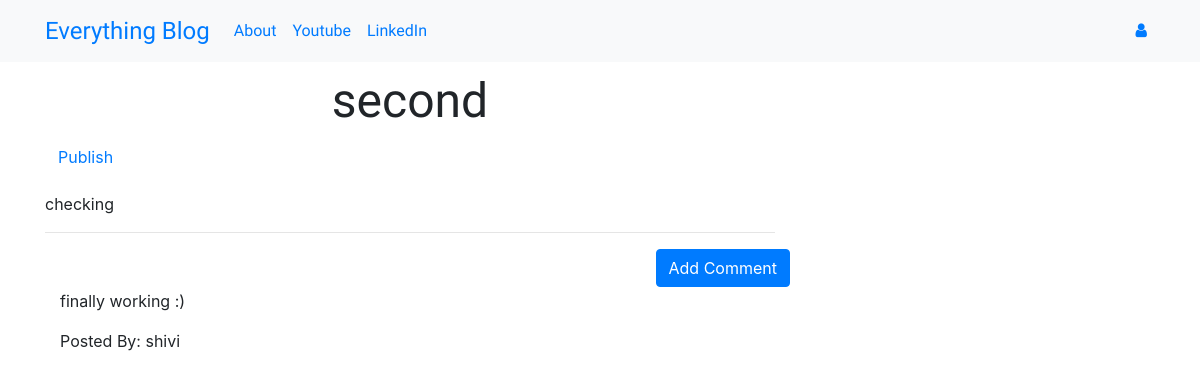
Page /post/7 on the committed database.
### app/models.py (models this page shows, shortened)
class Post(models.Model):
    author = models.ForeignKey('auth.User',on_delete=models.CASCADE)
    title = models.CharField(max_length=200)
    text = models.TextField()
    create_date = models.DateTimeField(default=timezone.now)
    published_date = models.DateTimeField(blank=True,null=True)

class Comment(models.Model):
    post = models.ForeignKey('app.Post',related_name='comments',on_delete=models.DO_NOTHING)
    author = models.CharField(max_length=100)
    text = models.TextField()
    create_date = models.DateTimeField(default=timezone.now)
    approved_comment = models.BooleanField(default=False)

### app/views.py (the view)
# urls.py: path('post/<int:pk>',views.PostDetailView.as_view(),name='post_detail'),
class PostDetailView(DetailView):
    model=Post

### app/templates/app/post_detail.html (shortened to what this page needs)
{% extends 'app/base.html' %}
{% block content %}
  <h1 class="posttitle loader">{{ post.title }}</h1>
  {% if post.pulished_date %}
  <div class="date postdate">
    {{ post.published_date }}
  </div>
  {% else %}
  <a class="btn btn-default" href="{% url 'post_publish' pk=post.pk %}">Publish</a>
  {% endif %}
  <p class="postcontent">{{ post.text|safe|linebreaksbr }}</p>
  <hr>
  <a class="btn btn-primary btn-comment" href="{% url 'add_comment_to_post' pk=post.pk %}">Add Comment</a>
  <div class="container">
    {% for comment in post.comments.all %}
    <br>
      {% if user.is_authenticated or comment.approved_comment %}
        <p>{{ comment.text|safe|linebreaks }}</p>
        <p>Posted By: {{ comment.author }}</p>
      {% endif %}
      {% empty %}
      <p>No Comments posted</p>
    {% endfor %}
  </div>
{% endblock %}

### app/static/css/style.css (style rules this page uses)
.posttitle { font-family: 'Russo One', sans-serif; font-size: 3em; text-align: center; }
.postcontent { font-family: 'Montserrat'; font-size: 1.5em; }
.btn-comment { position: absolute; right: 0px; }
.loader { filter:hue-rotate(0deg); color: linear-gradient(45deg,#0f8,#08f); animation:hue 5000ms infinite linear; }

### rows in the picture
Post: title "second", text "checking"
Comment: text "finally working :)", author "shivi"
